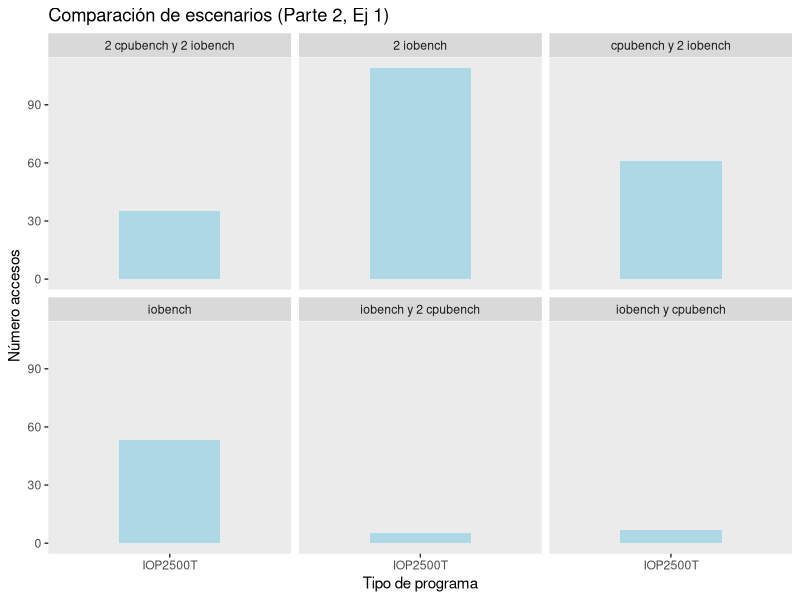

Source code (R):
######### Ejecucion #########

#> $ Rscript plot.R

######### Packages  #########
packages <- c("readxl", "tseries", "dynlm", "mFilter", "ggplot2", "dplyr")
sapply(packages, require, character.only = TRUE)

######### bases #########

# cpubench <- read.table("cpubench.txt", quote="\"", comment.char="")
# c0 <- mean(cpubench[,2])

cpubench_2iobench <- read.table("cpubench_2iobench.txt", quote="\"", comment.char="")
c1 <- filter(cpubench_2iobench, V3 == "KFLOPT")
c1 <- mean(c1[,2])

i1 <- filter(cpubench_2iobench, V3 == "IOP2500T")
i1 <- mean(i1[,2])
i1 

# cpubench2 <- read.table("2cpubench.txt", quote="\"", comment.char="")
# c2 <- mean(cpubench2[,2])

cpubench2_2iobench <- read.table("2cpubench_2iobench.txt", quote="\"", comment.char="")
c3 <- filter(cpubench2_2iobench, V3 == "KFLOPT")
c3 <- mean(c3[,2])

i3 <- filter(cpubench2_2iobench, V3 == "IOP2500T")
i3 <- mean(i3[,2])

iobench <- read.table("iobench.txt", quote="\"", comment.char="")
i4 <- filter(iobench, V3 == "IOP2500T")
i4 <- mean(i4[,2])

iobench_2cpubench <- read.table("iobench_2cpubench.txt", quote="\"", comment.char="")
c5 <- filter(iobench_2cpubench, V3 == "KFLOPT")
c5 <- mean(c5[,2])

i5 <- filter(iobench_2cpubench, V3 == "IOP2500T")
i5 <- mean(i5[,2])

iobench_cpubench <- read.table("iobench_cpubench.txt", quote="\"", comment.char="")
c6 <- filter(iobench_cpubench, V3 == "KFLOPT")
c6 <- mean(c6[,2])

i6 <- filter(iobench_cpubench, V3 == "IOP2500T")
i6 <- mean(i6[,2])

iobench2 <- read.table("2iobench.txt", quote="\"", comment.char="")
i7 <- filter(iobench2, V3 == "IOP2500T")
i7 <- mean(i7[,2])

escenarios <- c("cpubench_2iobench(c1)","cpubench_2iobench(i1)", "cpubench2_2iobench(c3)",
                "cpubench2_2iobench(i3)", "iobench(4)", "iobench_2cpubench(c5)", "iobench_2cpubench(i5)",
                "iobench_cpubench(c6)", "iobench_cpubench(i6)", "cpubench2")
promedios <- c(c(c1,i1), c(c3,i3), c(i4), c(c5,i5), c(c6,i6), c(i7))

table <- data.frame(escenarios, promedios)
table

######### plot y .png #########

png(file = "plot_part2_2_esc3.png")
bind_rows("cpubench y 2 iobench" = cpubench_2iobench,
          "2 cpubench y 2 iobench" = cpubench2_2iobench,
          "iobench" = iobench, "iobench y 2 cpubench" = iobench_2cpubench,
          "iobench y cpubench" = iobench_cpubench, "2 iobench" = iobench2,
          .id = "id") %>%
    ggplot(mapping = aes(x = V3)) +
        geom_bar(width=0.5, fill='lightblue') +
        facet_wrap(~id) +
        theme(panel.grid = element_blank()) +
        labs(title = "Comparación de escenarios (Parte 2, Ej 1)", y = "Número accesos", x= "Tipo de programa") 
dev.off()
